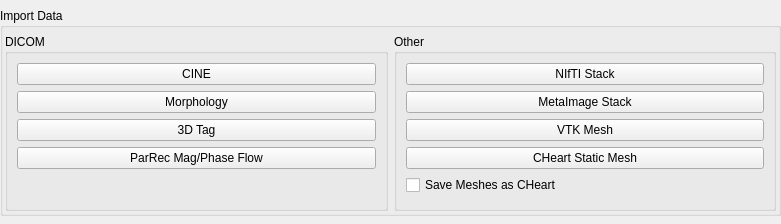
     <widget class="QWidget" name="page">
      <property name="geometry">
       <rect>
        <x>0</x>
        <y>0</y>
        <width>781</width>
        <height>224</height>
       </rect>
      </property>
      <property name="sizePolicy">
       <sizepolicy hsizetype="Preferred" vsizetype="Fixed">
        <horstretch>0</horstretch>
        <verstretch>0</verstretch>
       </sizepolicy>
      </property>
      <attribute name="label">
       <string>1. Import</string>
      </attribute>
      <layout class="QVBoxLayout" name="verticalLayout_8">
       <property name="leftMargin">
        <number>0</number>
       </property>
       <property name="topMargin">
        <number>0</number>
       </property>
       <property name="rightMargin">
        <number>0</number>
       </property>
       <property name="bottomMargin">
        <number>0</number>
       </property>
       <item>
        <widget class="QGroupBox" name="groupBox">
         <property name="sizePolicy">
          <sizepolicy hsizetype="Preferred" vsizetype="Maximum">
           <horstretch>0</horstretch>
           <verstretch>0</verstretch>
          </sizepolicy>
         </property>
         <property name="title">
          <string>Import Data</string>
         </property>
         <layout class="QHBoxLayout" name="horizontalLayout">
          <property name="leftMargin">
           <number>2</number>
          </property>
          <property name="topMargin">
           <number>6</number>
          </property>
          <property name="rightMargin">
           <number>2</number>
          </property>
          <property name="bottomMargin">
           <number>2</number>
          </property>
          <item>
           <widget class="QGroupBox" name="groupBox">
            <property name="title">
             <string>DICOM</string>
            </property>
            <layout class="QVBoxLayout" name="verticalLayout_6">
             <item>
              <widget class="QPushButton" name="loadCineButton">
               <property name="toolTip">
                <string>Load DICOM image stacks (except 3D tag)</string>
               </property>
               <property name="text">
                <string>CINE</string>
               </property>
              </widget>
             </item>
             <item>
              <widget class="QPushButton" name="morphoButton">
               <property name="text">
                <string>Morphology</string>
               </property>
              </widget>
             </item>
             <item>
              <widget class="QPushButton" name="loadTagButton">
               <property name="toolTip">
                <string>Load the 3D tag dataset</string>
               </property>
               <property name="text">
                <string>3D Tag</string>
               </property>
              </widget>
             </item>
             <item>
              <widget class="QPushButton" name="magphaseButton">
               <property name="text">
                <string>ParRec Mag/Phase Flow</string>
               </property>
              </widget>
             </item>
             <item>
              <spacer name="verticalSpacer">
               <property name="orientation">
                <enum>Qt::Vertical</enum>
               </property>
               <property name="sizeType">
                <enum>QSizePolicy::Expanding</enum>
               </property>
               <property name="sizeHint" stdset="0">
                <size>
                 <width>20</width>
                 <height>30</height>
                </size>
               </property>
              </spacer>
             </item>
            </layout>
           </widget>
          </item>
          <item>
           <widget class="QGroupBox" name="groupBox">
            <property name="title">
             <string>Other</string>
            </property>
            <layout class="QVBoxLayout" name="verticalLayout_7">
             <item>
              <widget class="QPushButton" name="loadNiftiButton">
               <property name="toolTip">
                <string>Load a NIfTI file</string>
               </property>
               <property name="text">
                <string>NIfTI Stack</string>
               </property>
              </widget>
             </item>
             <item>
              <widget class="QPushButton" name="loadMetaButton">
               <property name="text">
                <string>MetaImage Stack</string>
               </property>
              </widget>
             </item>
             <item>
              <widget class="QPushButton" name="loadVTKMeshButton">
               <property name="text">
                <string>VTK Mesh</string>
               </property>
              </widget>
             </item>
             <item>
              <widget class="QPushButton" name="loadCHeartButton">
               <property name="text">
                <string>CHeart Static Mesh</string>
               </property>
              </widget>
             </item>
             <item>
              <widget class="QCheckBox" name="saveCHeartCheck">
               <property name="text">
                <string>Save Meshes as CHeart</string>
               </property>
              </widget>
             </item>
            </layout>
           </widget>
          </item>
         </layout>
        </widget>
       </item>
      </layout>
     </widget>
